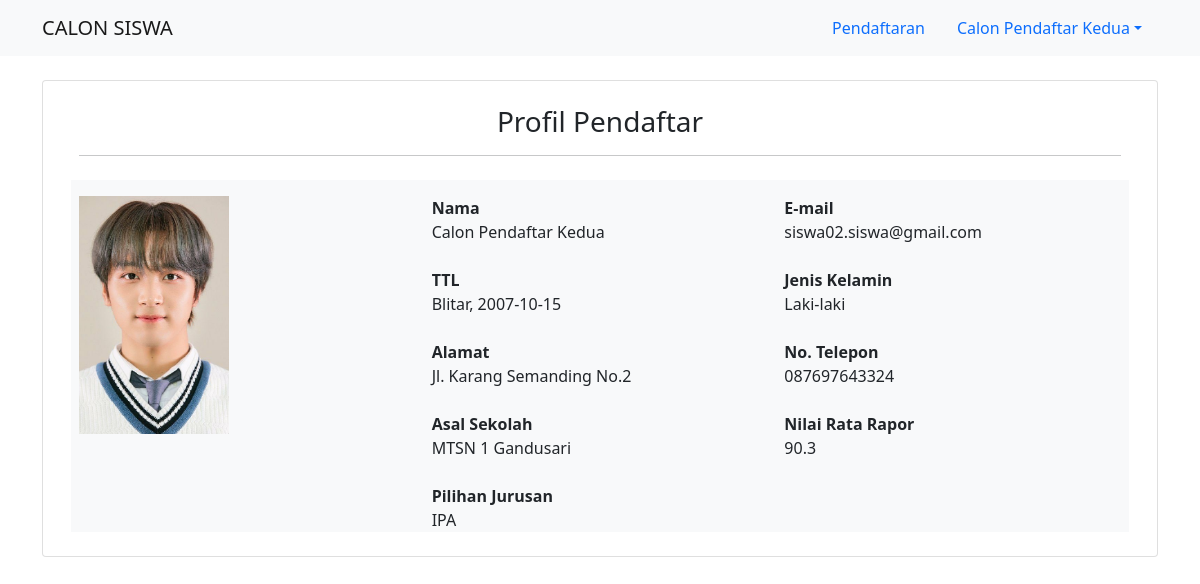
The app's page /calon_siswa/profil_siswa.php (signed in) with its own data.
### tables this page shows
CREATE TABLE `siswa` (
  `siswa_id` int(11) NOT NULL,
  `siswa_nama` varchar(50) DEFAULT NULL,
  `siswa_email` varchar(50) DEFAULT NULL,
  `siswa_password` varchar(50) DEFAULT NULL,
  `siswa_tempat_lahir` varchar(30) DEFAULT NULL,
  `siswa_ttl` date DEFAULT NULL,
  `siswa_sekolah` varchar(50) DEFAULT NULL,
  `siswa_alamat` varchar(100) DEFAULT NULL,
  `siswa_notelp` varchar(16) DEFAULT NULL,
  `siswa_nilai` double DEFAULT NULL,
  `siswa_jurusan` varchar(20) DEFAULT NULL,
  `gender` varchar(10) DEFAULT NULL,
  `siswa_foto` varchar(100) DEFAULT NULL
);

### calon_siswa/profil_siswa.php (the view, shortened to what this page needs)
<!DOCTYPE html>
<html>
<head>
	<link href="https://cdn.jsdelivr.net/npm/bootstrap@5.1.1/dist/css/bootstrap.min.css" rel="stylesheet">
</head>
<body>
	<?php include '../koneksi.php';
	$sql = "SELECT * FROM siswa WHERE siswa_email = '$_SESSION[email]'";
	$result = mysqli_query($db, $sql);
	$row = mysqli_fetch_array($result);
	?>
	<nav id="navbar-example2" class="navbar navbar-light bg-light px-3">
		<div class="container">
			<a class="navbar-brand" href="halaman_awal.php">CALON SISWA</a>
			  <ul class="nav nav-pills">
			    <li class="nav-item">
			      <a class="nav-link" href="halaman_pendaftaran.php">Pendaftaran</a>
			    </li>
			    <li class="nav-item dropdown">
			      <a class="nav-link dropdown-toggle" data-bs-toggle="dropdown" href="#" role="button" aria-expanded="false"><?php echo $row['siswa_nama']; ?></a>
			    </li>
			  </ul>
		</div>
	</nav>
	<div class="container" >
		<div class="card mt-4 mb-3 p-4">
			<div class="container">
				<h3 class="text-center">Profil Pendaftar</h3>
				<hr>
				<br>
				<div class="row g-3 bg-light">
					<div class="col-sm-4">
						<img class="img-fluid" width="150px" src="file/<?php echo $row['siswa_foto']; ?>">
					</div>
					<div class="col">
						<div class="row g-3">
							<div class="col">
								<label><b>Nama</b></label><br>
								<label><?php echo $row['siswa_nama']; ?></label>
							</div>
							<div class="col">
								<label><b>E-mail</b></label><br>
								<label><?php echo $row['siswa_email']; ?></label>
							</div>
						</div>
						<br>
						<div class="row g-3">
							<div class="col">
								<label><b>TTL</b></label><br>
								<label><?php echo $row['siswa_tempat_lahir'].', '.$row['siswa_ttl']; ?></label>
							</div>
							<div class="col">
								<label><b>Jenis Kelamin</b></label><br>
								<label><?php echo $row['gender']; ?></label>
							</div>
						</div>
						<br>
						<div class="row g-3">
							<div class="col">
								<label><b>Alamat</b></label><br>
								<label><?php echo $row['siswa_alamat']; ?></label>
							</div>
							<div class="col">
								<label><b>No. Telepon</b></label><br>
								<label><?php echo $row['siswa_notelp']; ?></label>
							</div>
						</div>
						<br>
						<div class="row g-3">
							<div class="col">
								<label><b>Asal Sekolah</b></label><br>
								<label><?php echo $row['siswa_sekolah']; ?></label>
							</div>
							<div class="col">
								<label><b>Nilai Rata Rapor</b></label><br>
								<label><?php echo $row['siswa_nilai']; ?></label>
							</div>
						</div>
						<br>
						<div class="row g-3">
							<div class="col">
								<label><b>Pilihan Jurusan</b></label><br>
								<label><?php echo $row['siswa_jurusan']; ?></label>
							</div>
						</div>
					</div>
				</div>
			</div>
		</div>
	</div>
</body>
</html>

### records on screen
siswa: siswa_nama "Calon Pendaftar Kedua", siswa_foto (picture), siswa_email "siswa02.siswa@gmail.com", siswa_tempat_lahir "Blitar", siswa_ttl "2007-10-15", gender "Laki-laki", siswa_alamat "Jl. Karang Semanding No.2", siswa_notelp "087697643324", siswa_sekolah "MTSN 1 Gandusari", siswa_nilai "90.3", siswa_jurusan "IPA"
